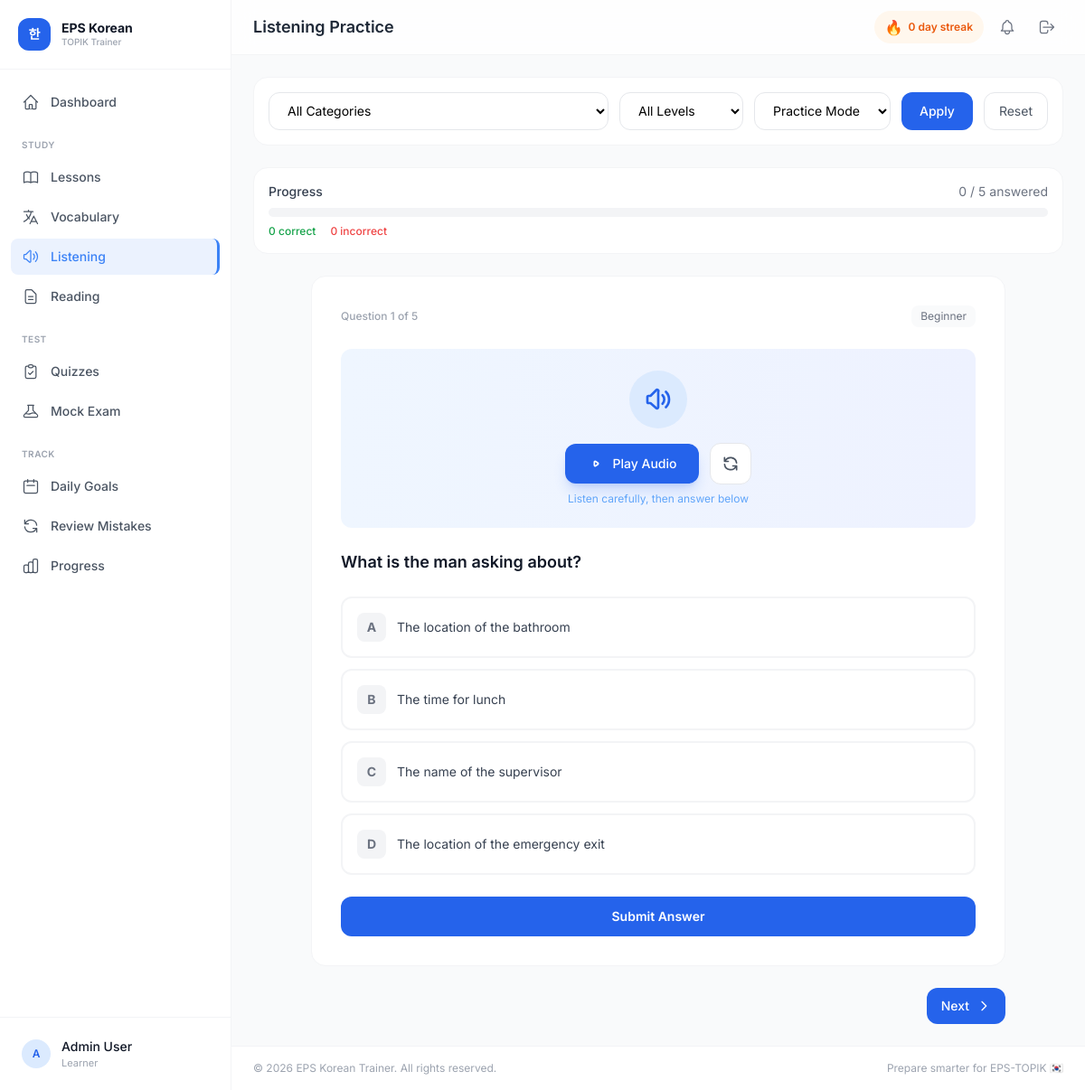
The page /listening.php (signed in) on the database its author committed.
### tables this page shows
CREATE TABLE listening_questions (
    id INT AUTO_INCREMENT PRIMARY KEY,
    category_id INT DEFAULT NULL,
    audio_path VARCHAR(255) NOT NULL,
    question_text TEXT NOT NULL,
    choice_a VARCHAR(300) NOT NULL,
    choice_b VARCHAR(300) NOT NULL,
    choice_c VARCHAR(300) NOT NULL,
    choice_d VARCHAR(300) NOT NULL,
    correct_answer ENUM('A','B','C','D') NOT NULL,
    explanation TEXT DEFAULT NULL,
    difficulty ENUM('beginner','intermediate','advanced') DEFAULT 'beginner',
    status ENUM('active','inactive') DEFAULT 'active',
    created_at DATETIME DEFAULT CURRENT_TIMESTAMP,
    FOREIGN KEY (category_id) REFERENCES categories(id) ON DELETE SET NULL,
    INDEX idx_difficulty (difficulty)
);

### includes/helpers.php (called while the page is built, shortened)
<?php
function sanitize(string $input): string {
    return htmlspecialchars(trim($input), ENT_QUOTES, 'UTF-8');
}

### listening.php (the view, shortened to what this page needs)
<?php
require_once __DIR__ . '/includes/helpers.php';
$db = getDB();
$mode = $_GET['mode'] ?? 'practice';
$where = "lq.status = 'active'";
$params = [];
$stmt = $db->prepare("SELECT lq.*, c.name as category_name, c.icon as category_icon
    FROM listening_questions lq LEFT JOIN categories c ON lq.category_id = c.id WHERE $where ORDER BY " . ($mode === 'practice' ? 'lq.id' : 'RAND()'));
$stmt->execute($params);
$questions = $stmt->fetchAll();
$sessionKey = 'listening_session_' . md5(json_encode($_GET));
$session = &$_SESSION[$sessionKey];
$currentQ = (int)($_GET['q'] ?? $session['current'] ?? 0);
$totalQ = count($questions);
require_once __DIR__ . '/includes/header.php';
?>
<?php if (empty($questions)): ?>
<div class="max-w-lg mx-auto text-center py-12">
    <div class="w-20 h-20 rounded-2xl bg-gray-50 flex items-center justify-center mx-auto mb-4">
        <svg class="w-10 h-10 text-gray-300" fill="none" stroke="currentColor" viewBox="0 0 24 24"><path stroke-linecap="round" stroke-linejoin="round" stroke-width="1.5" d="M15.536 8.464a5 5 0 010 7.072M18.364 5.636a9 9 0 010 12.728M5.586 15H4a1 1 0 01-1-1v-4a1 1 0 011-1h1.586l4.707-4.707A1 1 0 0112 5.586v12.828a1 1 0 01-1.707.707L5.586 15z"/></svg>
    </div>
    <h3 class="text-lg font-semibold text-gray-900 mb-2">No Listening Questions Available</h3>
    <p class="text-sm text-gray-400 mb-4">Try selecting a different category or difficulty level.</p>
    <a href="<?= APP_URL ?>/listening.php" class="text-sm font-semibold text-blue-600 hover:underline">Reset Filters</a>
</div>
<?php else: ?>
<div class="bg-white rounded-2xl border border-gray-100 p-4 mb-6">
    <form method="GET" class="flex flex-col sm:flex-row gap-3">
        <select name="category" class="px-4 py-2.5 rounded-xl border border-gray-200 text-sm bg-white flex-1">
            <option value="">All Categories</option>
        </select>
        <select name="difficulty" class="px-4 py-2.5 rounded-xl border border-gray-200 text-sm bg-white">
            <option value="">All Levels</option>
        </select>
        <select name="mode" class="px-4 py-2.5 rounded-xl border border-gray-200 text-sm bg-white">
            <option value="practice" <?= $mode === 'practice' ? 'selected' : '' ?>>Practice Mode</option>
        </select>
        <button type="submit" class="px-5 py-2.5 bg-blue-600 text-white rounded-xl text-sm font-medium hover:bg-blue-700 transition">Apply</button>
        <a href="<?= APP_URL ?>/listening.php?<?= http_build_query(array_merge($_GET, ['reset' => 1])) ?>" class="px-4 py-2.5 border border-gray-200 rounded-xl text-sm text-gray-600 hover:bg-gray-50 transition text-center">Reset</a>
    </form>
</div>
<div class="bg-white rounded-2xl border border-gray-100 p-4 mb-6">
    <div class="flex items-center justify-between mb-2">
        <span class="text-sm font-medium text-gray-700">Progress</span>
        <span class="text-sm text-gray-500"><?= count($session['answers']) ?> / <?= $totalQ ?> answered</span>
    </div>
    <div class="w-full bg-gray-100 rounded-full h-2.5">
    </div>
    <?php
    $correctCount = count(array_filter($session['answers'], fn($a) => $a['is_correct']));
    $incorrectCount = count($session['answers']) - $correctCount;
    ?>
    <div class="flex items-center gap-4 mt-2 text-xs">
        <span class="text-green-600 font-medium"><?= $correctCount ?> correct</span>
        <span class="text-red-500 font-medium"><?= $incorrectCount ?> incorrect</span>
    </div>
</div>
<?php if ($currentQ < $totalQ): ?>
<?php $q = $questions[$currentQ]; $answered = $session['answers'][$currentQ] ?? null; ?>
<div class="max-w-3xl mx-auto">
    <div class="bg-white rounded-2xl border border-gray-100 p-6 sm:p-8 mb-6">
        <div class="flex items-center justify-between mb-6">
            <span class="text-xs font-medium text-gray-400">Question <?= $currentQ + 1 ?> of <?= $totalQ ?></span>
            <span class="px-2.5 py-1 text-xs rounded-lg bg-gray-50 text-gray-500 capitalize"><?= $q['difficulty'] ?></span>
        </div>
        <?php
        $hasAudioFile = !empty($q['audio_path']) && $q['audio_path'] !== 'audio/listening/placeholder.mp3';
        $audioSrc = $hasAudioFile ? APP_URL . '/uploads/' . sanitize($q['audio_path']) : '';
        ?>
        <div class="bg-gradient-to-r from-blue-50 to-indigo-50 rounded-xl p-6 mb-6 text-center">
            <div class="w-16 h-16 rounded-full bg-blue-100 flex items-center justify-center mx-auto mb-4">
            </div>
            <div class="flex items-center justify-center gap-3">
                <button onclick="playListeningAudio()" id="playBtn"
                    data-audio-url="<?= $audioSrc ?>"
                    data-tts-text="<?= htmlspecialchars($q['question_text'], ENT_QUOTES, 'UTF-8') ?>"
                    data-has-file="<?= $hasAudioFile ? '1' : '0' ?>"
                    class="inline-flex items-center gap-2 px-6 py-3 bg-blue-600 hover:bg-blue-700 text-white rounded-xl font-medium text-sm transition shadow-lg shadow-blue-600/20">
                    <svg class="w-5 h-5" fill="none" stroke="currentColor" viewBox="0 0 24 24"><path stroke-linecap="round" stroke-linejoin="round" stroke-width="2" d="M14.752 11.168l-3.197-2.132A1 1 0 0010 9.87v4.263a1 1 0 001.555.832l3.197-2.132a1 1 0 000-1.664z"/></svg>
                    <span id="playText">Play Audio</span>
                </button>
                <button onclick="replayListeningAudio()" class="p-3 bg-white border border-gray-200 rounded-xl hover:bg-gray-50 transition" title="Replay">
                    <svg class="w-5 h-5 text-gray-600" fill="none" stroke="currentColor" viewBox="0 0 24 24"><path stroke-linecap="round" stroke-linejoin="round" stroke-width="2" d="M4 4v5h.582m15.356 2A8.001 8.001 0 004.582 9m0 0H9m11 11v-5h-.581m0 0a8.003 8.003 0 01-15.357-2m15.357 2H15"/></svg>
                </button>
            </div>
            <?php if (!$hasAudioFile): ?>
            <p class="text-xs text-amber-500 mt-2 flex items-center justify-center gap-1">
                <svg class="w-3 h-3" fill="none" stroke="currentColor" viewBox="0 0 24 24"><path stroke-linecap="round" stroke-linejoin="round" stroke-width="2" d="M13 16h-1v-4h-1m1-4h.01M21 12a9 9 0 11-18 0 9 9 0 0118 0z"/></svg>
                Using AI voice (no uploaded audio)
            </p>
            <?php else: ?>
            <p class="text-xs text-blue-400 mt-2">Listen carefully, then answer below</p>
            <?php endif; ?>
        </div>
        <h3 class="text-lg font-semibold text-gray-900 mb-6"><?= sanitize($q['question_text']) ?></h3>
        <?php if ($answered): ?>
            <div class="space-y-3">
                <?php foreach (['A', 'B', 'C', 'D'] as $opt):
                    $field = 'choice_' . strtolower($opt);
                    $isCorrectChoice = $q['correct_answer'] === $opt;
                    $isUserChoice = $answered['answer'] === $opt;
                    $borderClass = $isCorrectChoice ? 'border-green-300 bg-green-50' : ($isUserChoice && !$isCorrectChoice ? 'border-red-300 bg-red-50' : 'border-gray-100');
                ?>
                <div class="flex items-center gap-3 p-4 rounded-xl border-2 <?= $borderClass ?>">
                    <span class="w-8 h-8 rounded-lg flex items-center justify-center text-sm font-bold
                        <?= $isCorrectChoice ? 'bg-green-500 text-white' : ($isUserChoice ? 'bg-red-500 text-white' : 'bg-gray-100 text-gray-500') ?>">
                        <?= $opt ?>
                    </span>
                    <span class="text-sm <?= $isCorrectChoice ? 'text-green-800 font-medium' : ($isUserChoice ? 'text-red-800' : 'text-gray-600') ?>"><?= sanitize($q[$field]) ?></span>
                    <?php if ($isCorrectChoice): ?>
                        <svg class="w-5 h-5 text-green-500 ml-auto" fill="none" stroke="currentColor" viewBox="0 0 24 24"><path stroke-linecap="round" stroke-linejoin="round" stroke-width="2" d="M5 13l4 4L19 7"/></svg>
                    <?php elseif ($isUserChoice && !$isCorrectChoice): ?>
                        <svg class="w-5 h-5 text-red-500 ml-auto" fill="none" stroke="currentColor" viewBox="0 0 24 24"><path stroke-linecap="round" stroke-linejoin="round" stroke-width="2" d="M6 18L18 6M6 6l12 12"/></svg>
                    <?php endif; ?>
                </div>
                <?php endforeach; ?>
            </div>
            <?php if ($q['explanation']): ?>
            <div class="mt-4 p-4 rounded-xl bg-blue-50 border border-blue-100">
                <div class="flex items-start gap-2">
                    <span class="text-lg">💡</span>
                    <div>
                        <p class="text-xs font-semibold text-blue-700 mb-1">Explanation</p>
                        <p class="text-sm text-blue-800"><?= sanitize($q['explanation']) ?></p>
                    </div>
                </div>
            </div>
            <?php endif; ?>
            <div class="mt-4 text-center">
                <?php if ($answered['is_correct']): ?>
                    <span class="inline-flex items-center gap-2 px-4 py-2 bg-green-50 text-green-700 rounded-xl font-medium text-sm">
                        <svg class="w-5 h-5" fill="none" stroke="currentColor" viewBox="0 0 24 24"><path stroke-linecap="round" stroke-linejoin="round" stroke-width="2" d="M9 12l2 2 4-4m6 2a9 9 0 11-18 0 9 9 0 0118 0z"/></svg>
                        Correct!
                    </span>
                <?php else: ?>
                    <span class="inline-flex items-center gap-2 px-4 py-2 bg-red-50 text-red-700 rounded-xl font-medium text-sm">
                        <svg class="w-5 h-5" fill="none" stroke="currentColor" viewBox="0 0 24 24"><path stroke-linecap="round" stroke-linejoin="round" stroke-width="2" d="M10 14l2-2m0 0l2-2m-2 2l-2-2m2 2l2 2m7-2a9 9 0 11-18 0 9 9 0 0118 0z"/></svg>
                        Incorrect
                    </span>
                <?php endif; ?>
            </div>
        <?php else: ?>
            <form method="POST" class="space-y-3">
                <?php foreach (['A', 'B', 'C', 'D'] as $opt):
                    $field = 'choice_' . strtolower($opt);
                ?>
                <label class="flex items-center gap-3 p-4 rounded-xl border-2 border-gray-100 hover:border-blue-200 hover:bg-blue-50/30 cursor-pointer transition group">
                    <span class="w-8 h-8 rounded-lg bg-gray-100 group-hover:bg-blue-100 peer-checked:bg-blue-600 peer-checked:text-white flex items-center justify-center text-sm font-bold text-gray-500 transition"><?= $opt ?></span>
                    <span class="text-sm text-gray-700 peer-checked:text-blue-700 peer-checked:font-medium"><?= sanitize($q[$field]) ?></span>
                </label>
                <?php endforeach; ?>
                <div class="pt-3">
                    <button type="submit" class="w-full py-3 bg-blue-600 hover:bg-blue-700 text-white font-semibold rounded-xl transition text-sm">Submit Answer</button>
                </div>
            </form>
        <?php endif; ?>
    </div>
    <div class="flex items-center justify-between">
        <?php if ($currentQ < $totalQ - 1): ?>
        <a href="?<?= http_build_query(array_merge($_GET, ['q' => $currentQ + 1])) ?>" class="inline-flex items-center gap-2 px-4 py-2.5 bg-blue-600 hover:bg-blue-700 text-white rounded-xl text-sm font-medium transition">
            Next
            <svg class="w-4 h-4" fill="none" stroke="currentColor" viewBox="0 0 24 24"><path stroke-linecap="round" stroke-linejoin="round" stroke-width="2" d="M9 5l7 7-7 7"/></svg>
        </a>
        <?php else: ?>
        <a href="?<?= http_build_query(array_merge($_GET, ['q' => $totalQ])) ?>" class="inline-flex items-center gap-2 px-4 py-2.5 bg-green-600 hover:bg-green-700 text-white rounded-xl text-sm font-medium transition">
            View Results
        </a>
        <?php endif; ?>
    </div>
</div>
<?php endif; ?>
<?php endif; ?>
<?php require_once __DIR__ . '/includes/footer.php'; ?>

### includes/header.php (style rules this page uses)
body { font-family: 'Inter', 'Noto Sans KR', sans-serif; }

### rows shown on the page
listening_questions: difficulty "Beginner", question_text "What is the man asking about?", choice_a "The location of the bathroom", choice_b "The time for lunch", choice_c "The name of the supervisor", choice_d "The location of the emergency exit"

### other values the page prints
substr($currentUser['name'], 0, 1) "A"
$currentUser['name'] "Admin User"
$pageTitle "Listening Practice"
getUserStreak($currentUser['id']) "0"
count($session['answers']) "0"
$totalQ "5"
$correctCount "0"
$incorrectCount "0"
$currentQ + 1 "1"
$opt "A"
$opt "B"
$opt "C"
$opt "D"
APP_NAME "EPS Korean Trainer"
